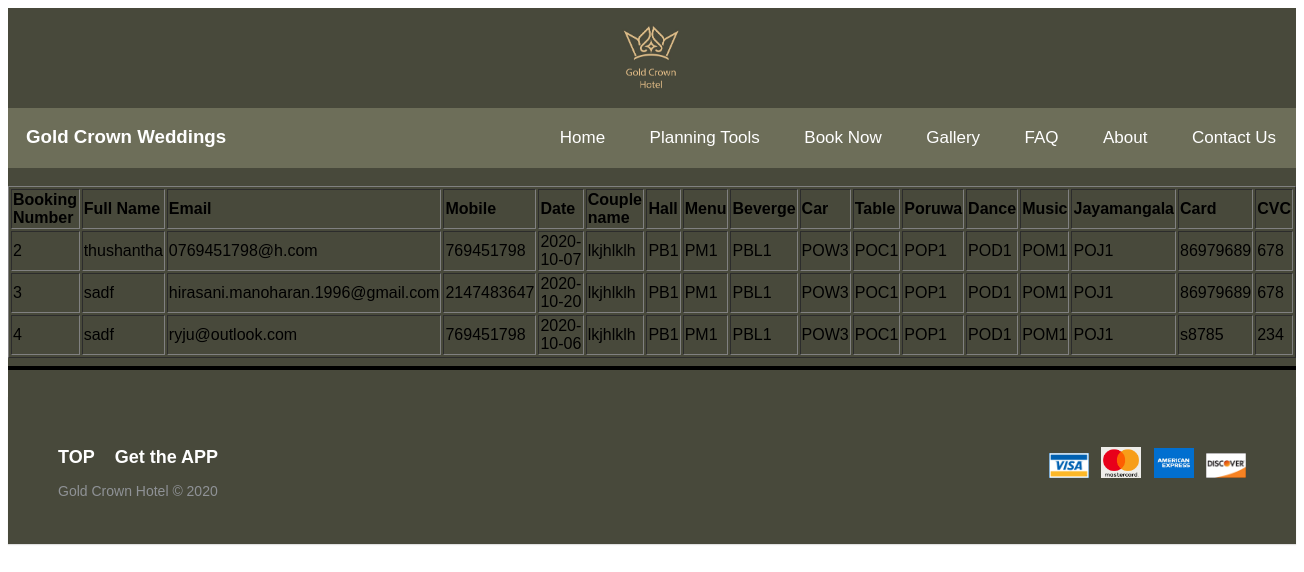
/php/SHOWBOOK.php, run on the app's committed database.
### tables this page shows
CREATE TABLE `reservation` (
  `bookid` int(11) NOT NULL,
  `name` varchar(100) NOT NULL,
  `email` varchar(150) NOT NULL,
  `mobile` int(11) NOT NULL,
  `Res_date` varchar(150) NOT NULL,
  `couples_name` varchar(150) NOT NULL,
  `banquet_ID` varchar(100) NOT NULL,
  `menu` varchar(100) NOT NULL,
  `beverage` varchar(100) NOT NULL,
  `car` varchar(100) NOT NULL,
  `table_chair` varchar(100) NOT NULL,
  `poruwa` varchar(100) NOT NULL,
  `dancing_G` varchar(150) NOT NULL,
  `music` varchar(150) NOT NULL,
  `jayamangala` varchar(150) NOT NULL,
  `card_no` varchar(150) NOT NULL,
  `cvc_no` int(11) NOT NULL
);

### php/SHOWBOOK.php (the view, shortened to what this page needs)
<?php
include_once 'configure.php';
?>
<html>
  <head>
    <link rel="stylesheet" type="text/css" href="../styles/header.css" />
  </head>
<body>
    <div class="header_bg" >
    <img class = "heading"
      src="../images/gold.jpg"
      width="100px"
      alt="wedding logo"
    </div>
    <div class="navbar" >
    <div class="nav-header" >
      <h3 class="logo-text">Gold Crown Weddings</h3>
    </div>
    <div class="navi">
      <a href="../html/header.html"> Home </a>
      <a href="../html/PT.html"> Planning Tools </a>
      <a href="../html/booknow.html"> Book Now </a>
      <a href="../html/gallery.html"> Gallery </a>
      <a href="../html/faqq.html"> FAQ </a>
      <a href="../html/header.html"> About </a>
      <a href="../html/contactUs.html"> Contact Us </a>
    </div>
    </div>
<center>
    <br>
       <table border="1" width="100%">
  <tr>
    <th  style="text-align:left;"><b>Booking Number</b></th>
    <th style="text-align:left;">Full Name</th>
    <th style="text-align:left;">Email</th>
    <th style="text-align:left;">Mobile</th>
    <th style="text-align:left;">Date</th>
    <th style="text-align:left;">Couple name</th>
    <th style="text-align:left;">Hall</th>
    <th style="text-align:left;">Menu</th>
    <th style="text-align:left;">Beverge</th>
    <th style="text-align:left;">Car</th>
    <th style="text-align:left;">Table</th>
    <th style="text-align:left;">Poruwa</th>
    <th style="text-align:left;">Dance</th>
    <th style="text-align:left;">Music</th>
    <th style="text-align:left;">Jayamangala</th>
    <th style="text-align:left;">Card</th>
     <th style="text-align:left;">CVC</th>
  </tr>
<?php
   $sql = "select * from reservation";
   $result=$conn-> query($sql);
   if($result->num_rows>0){
     while($row=$result->fetch_assoc()){
       echo"<tr><td>".$row["bookid"]."</td><td>".$row["name"]."</td><td>".$row["email"]."</td><td>".$row["mobile"]."</td><td>".$row["Res_date"]."</td><td>".$row["couples_name"]."</td><td>".$row["banquet_ID"]."</td><td>".$row["menu"]."</td><td>".$row["beverage"]."</td><td>".$row["car"]."</td><td>".$row["table_chair"]."</td><td>".$row["poruwa"]."</td><td>".$row["dancing_G"]."</td><td>".$row["music"]."</td><td>".$row["jayamangala"]."</td><td>".$row["card_no"]."</td><td>".$row["cvc_no"]."</td></tr>";
     }
   }else{
     echo "no results";
   }
?>
</table>
<hr class="hrbod"><br>
     <footer class="footer-distributed">
        <div class="footer-right">
          <a href="#"><img class = "logo1" src = "../images/visa.png" width="40px"></a>
          <a href="#"><img class = "logo1" src = "../images/ms.png" width="40px"></a>
          <a href="#"><img class = "logo1" src = "../images/aex.jpg" width="40px"></a>
          <a href="#"><img class = "logo1" src = "../images/dis.jpg" width="40px"></a>
        </div>
        <div class="footer-left">
          <p class="footer-links">
            <a class="link-1" href="#">TOP</a>
             <a class="link-1" href="get.html">Get the APP</a>
          </p>
          <p>Gold Crown Hotel &copy; 2020</p>
        </div>
      </footer>
          </body>
          </html>

### styles/header.css (style rules this page uses)
.hrbod { border: 2px solid black; background-color:black; }
a:link { text-decoration: none; }
.heading { display: block; margin-left: auto; margin-right: auto; }
.header_bg { background-color: #48493b; }
body { font-family: Helvetica,Arial,sans-serif; }
.navi { background-color: #6D6E59 ; }
.navbar { display: flex; background-color: #6D6E59 ; justify-content: space-between; }
.logo-text { color: white; margin: 18px; }
.navi a { display: inline-block; text-align: center; padding: 20px; text-decoration: none; font-size: 17px; border-radius: 5px; color: white; }
.footer-distributed { background-color: #48493b; box-shadow: 0 1px 1px 0 rgba(0, 0, 0, 0.12); box-sizing: border-box; width: 100%; float: left; text-align: left; font: normal 16px sans-serif; padding: 45px 50px; }
.footer-distributed .footer-left p { color: #8f9296; font-size: 14px; margin: 0; }
.footer-distributed p.footer-links { font-size: 18px; font-weight: bold; color: #ffffff; margin: 0 0 10px; padding: 0; transition: ease .25s; }
.footer-distributed p.footer-links a { display: inline-block; line-height: 1.8; text-decoration: none; color: inherit; padding-right: 15px; transition: ease .25s; }
.footer-distributed .footer-right { float: right; margin-top: 6px; max-width: 250px; }
.footer-distributed .footer-right a { display: inline-block; width: 40px; border-radius: 2px; font-size: 20px; color: #ffffff; text-align: center; line-height: 35px; margin-left: 8px; transition:all .25s; }
* { box-sizing:border-box }

### data on the page
reservation: bookid "2", name "thushantha", email "0769451798@h.com", mobile "769451798", Res_date "2020-10-07", couples_name "lkjhlklh", banquet_ID "PB1", menu "PM1", beverage "PBL1", car "POW3", table_chair "POC1", poruwa "POP1", dancing_G "POD1", music "POM1", jayamangala "POJ1", card_no "86979689", cvc_no "678"
reservation: bookid "3", name "sadf", email "hirasani.manoharan.1996@gmail.com", mobile "2147483647", Res_date "2020-10-20", couples_name "lkjhlklh", banquet_ID "PB1", menu "PM1", beverage "PBL1", car "POW3", table_chair "POC1", poruwa "POP1", dancing_G "POD1", music "POM1", jayamangala "POJ1", card_no "86979689", cvc_no "678"
reservation: bookid "4", name "sadf", email "ryju@outlook.com", mobile "769451798", Res_date "2020-10-06", couples_name "lkjhlklh", banquet_ID "PB1", menu "PM1", beverage "PBL1", car "POW3", table_chair "POC1", poruwa "POP1", dancing_G "POD1", music "POM1", jayamangala "POJ1", card_no "s8785", cvc_no "234"
